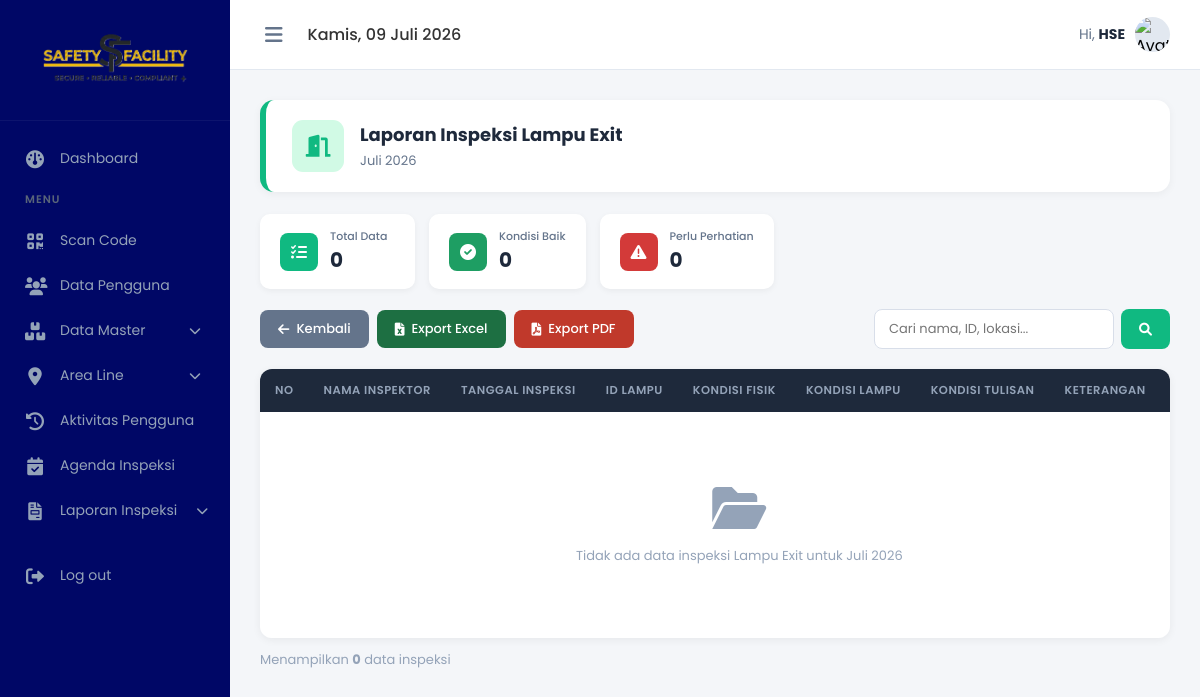
Page /admin/data_inspeksi_lampu_exit.php (signed in) on the earlier database version.
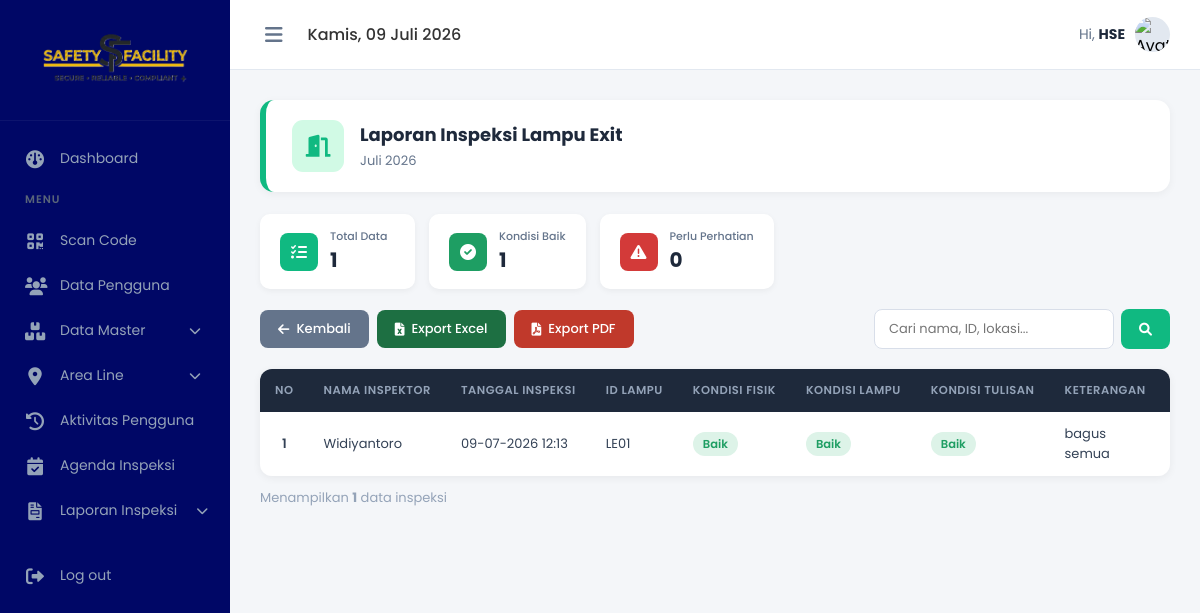
Same page on the later database version.
### tables this page shows
CREATE TABLE `inspeksi_lampu_exit` (
  `id_inspeksi` int(11) NOT NULL,
  `id_lampu` varchar(20) NOT NULL,
  `id_user` int(11) NOT NULL,
  `nama_operator` varchar(100) DEFAULT NULL,
  `tanggal_cek` datetime NOT NULL,
  `kondisi_fisik` enum('Baik','Tidak') NOT NULL DEFAULT 'Baik',
  `kondisi_lampu` enum('Baik','Tidak') NOT NULL DEFAULT 'Baik',
  `kondisi_tulisan` enum('Baik','Tidak') NOT NULL DEFAULT 'Baik',
  `keterangan` text DEFAULT NULL
);

### admin/data_inspeksi_lampu_exit.php (the view, shortened to what the changed rows need)
<?php
global $koneksi;
$peta_bulan = [
    'Januari' => 1, 'Februari' => 2, 'Maret' => 3, 'April' => 4,
    'Mei' => 5, 'Juni' => 6, 'Juli' => 7, 'Agustus' => 8,
    'September' => 9, 'Oktober' => 10, 'November' => 11, 'Desember' => 12
];
$bulan  = isset($_GET['bulan']) ? $_GET['bulan'] : array_search((int)date('n'), $peta_bulan);
$tahun  = isset($_GET['tahun']) ? (int)$_GET['tahun'] : (int)date('Y');
$bulan_angka = $peta_bulan[$bulan] ?? (int)date('n');
$sql = "SELECT i.id_inspeksi, i.nama_operator, i.tanggal_cek,
                             i.id_lampu, i.kondisi_fisik, i.kondisi_lampu, i.kondisi_tulisan, i.keterangan
                      FROM inspeksi_lampu_exit i
                      WHERE MONTH(i.tanggal_cek) = ? AND YEAR(i.tanggal_cek) = ?";
$param_types  = "ii";
$param_values = [$bulan_angka, $tahun];
$sql .= " ORDER BY i.tanggal_cek DESC";
$stmt = mysqli_prepare($koneksi, $sql);
mysqli_stmt_bind_param($stmt, $param_types, ...$param_values);
mysqli_stmt_execute($stmt);
$result = mysqli_stmt_get_result($stmt);
$rows = [];
while ($r = mysqli_fetch_assoc($result)) $rows[] = $r;
$total = count($rows);
$db = [
    'January' => 'Januari',
    'February' => 'Februari',
    'March' => 'Maret',
    'April' => 'April',
    'May' => 'Mei',
    'June' => 'Juni',
    'July' => 'Juli',
    'August' => 'Agustus',
    'September' => 'September',
    'October' => 'Oktober',
    'November' => 'November',
    'December' => 'Desember'
];
$bulan_indo = $db[$bulan] ?? $bulan;
$baik_words  = ['Baik', 'Layak', 'Lengkap', 'Belum Expired', 'Mengalir', 'Bersih'];
$tidak_words = ['Tidak', 'Tidak Layak', 'Tidak Lengkap', 'Ada yang Expired', 'Tidak Mengalir', 'Kotor'];
$baik_count  = 0;
$tidak_count = 0;
foreach ($rows as $r) {
    $vals = array_values($r);
    $cv = $vals[4] ?? '';
    if (in_array($cv, $baik_words)) $baik_count++;
    elseif (in_array($cv, $tidak_words)) $tidak_count++;
}
?>
<!DOCTYPE html>
<html lang="id">
<head>
    <link rel="stylesheet" href="https://cdnjs.cloudflare.com/ajax/libs/font-awesome/6.0.0/css/all.min.css">
    <link rel="stylesheet" href="style.css">
</head>
<body>
    <main class="main-content">
        <section class="content-body">
            <div class="page-head">
                <div class="ph-info">
                    <h2>Laporan Inspeksi Lampu Exit</h2>
                </div>
            </div>
            <div class="stats-row">
                <div class="s-card">
                    <div class="s-info">
                        <h4>Total Data</h4>
                        <p><?= $total; ?></p>
                    </div>
                </div>
                <div class="s-card">
                    <div class="s-info">
                        <h4>Kondisi Baik</h4>
                        <p><?= $baik_count; ?></p>
                    </div>
                </div>
            </div>
            <div class="table-card">
                <table class="dt">
                    <thead>
                        <tr>
                            <th>No</th>
                            <th>Nama Inspektor</th>
                            <th>Tanggal Inspeksi</th>
                            <th>ID Lampu</th>
                            <th>Kondisi Fisik</th>
                            <th>Kondisi Lampu</th>
                            <th>Kondisi Tulisan</th>
                            <th>Keterangan</th>
                            <th>Aksi</th>
                        </tr>
                    </thead>
                    <tbody>
                        <?php if ($total > 0): ?>
                            <?php $no = 1;
                            foreach ($rows as $r):
                                $vals   = array_values($r);
                            ?>
                                <tr>
                                    <td class="no-col"><?= $no++; ?></td>
                                    <td><?= htmlspecialchars($vals[1] ?? '-'); ?></td>
                                    <td class="td-date"><?= date('d-m-Y H:i', strtotime($vals[2])); ?></td>
                                    <?php
                                    $baik_w  = ['Baik', 'Layak', 'Lengkap', 'Belum Expired', 'Mengalir', 'Bersih'];
                                    $tidak_w = ['Tidak', 'Tidak Layak', 'Tidak Lengkap', 'Ada yang Expired', 'Tidak Mengalir', 'Kotor'];
                                    foreach (array_slice($vals, 3) as $cv):
                                        if (in_array($cv, $baik_w)):
                                    ?>
                                            <td><span class="badge b-green"><?= $cv; ?></span></td>
                                        <?php elseif (in_array($cv, $tidak_w)): ?>
                                            <td><span class="badge b-red"><?= $cv; ?></span></td>
                                        <?php else: ?>
                                            <td><?= htmlspecialchars($cv ?? '-'); ?></td>
                                    <?php endif;
                                    endforeach; ?>
                                    <td>
                                    </td>
                                </tr>
                            <?php endforeach; ?>
                        <?php else: ?>
                            <tr>
                                <td colspan="9">
                                    <div class="empty-state">
                                        <i class="fa-solid fa-folder-open"></i>
                                        <p>Tidak ada data inspeksi Lampu Exit untuk <?= $bulan_indo . " " . $tahun; ?></p>
                                    </div>
                                </td>
                            </tr>
                        <?php endif; ?>
                    </tbody>
                </table>
            </div>
            <p style="margin-top:12px;font-size:13px;color:#94a3b8;">
                Menampilkan <strong><?= $total; ?></strong> data inspeksi
            </p>
        </section>
    </main>
</body>
</html>

Differences in the rows shown:
added inspeksi_lampu_exit: nama_operator "Widiyantoro", tanggal_cek "09-07-2026 12:13", id_lampu "LE01", cv "Baik", keterangan "bagus semua"
Other differences:
$total: "0" → "1"
$baik_count: "0" → "1"
$bulan_indo: "Juli" → (not shown)
$tahun: "2026" → (not shown)
text no longer shown: "Tidak ada data inspeksi Lampu Exit untuk"
